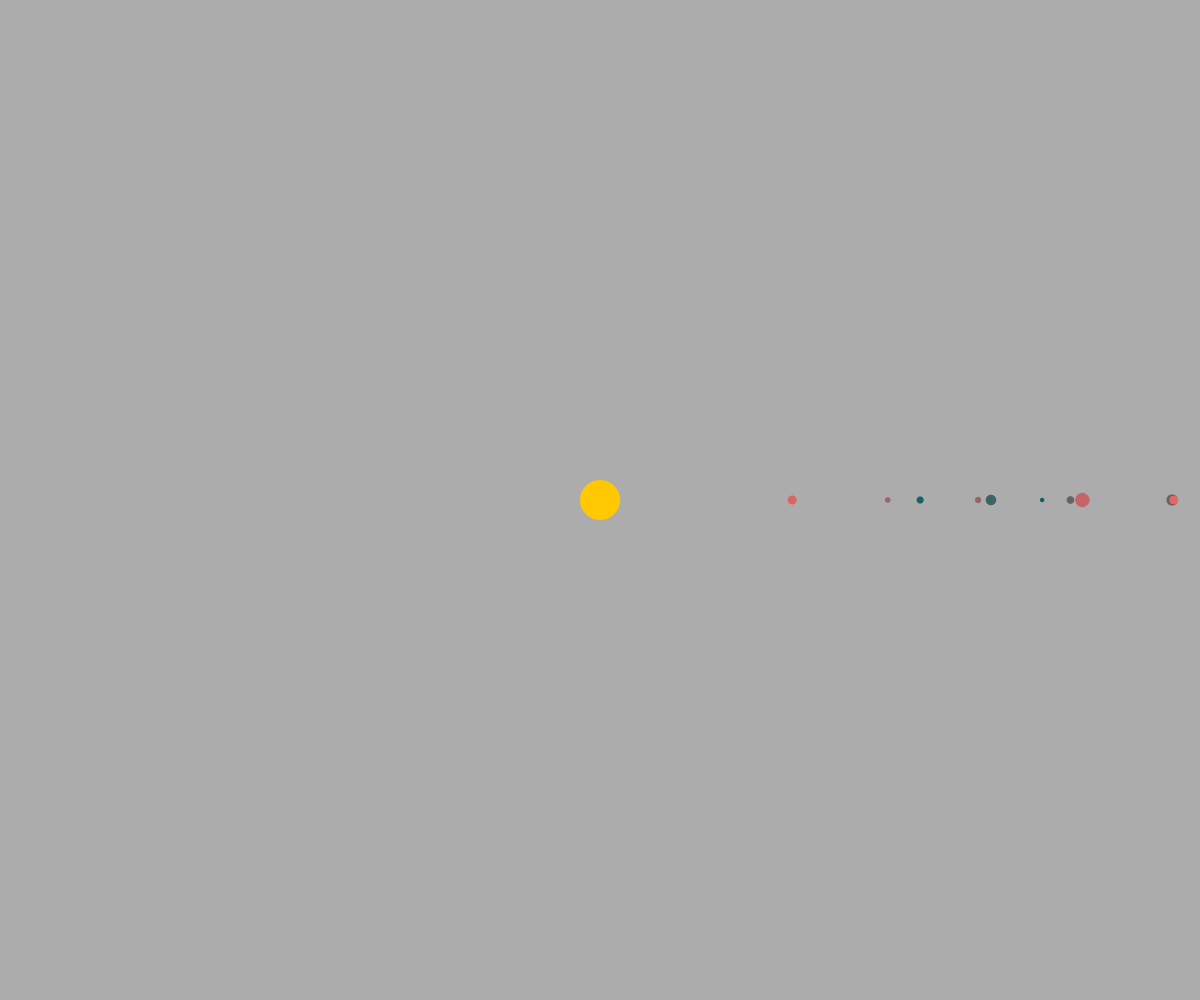
Frame 1 (no input)
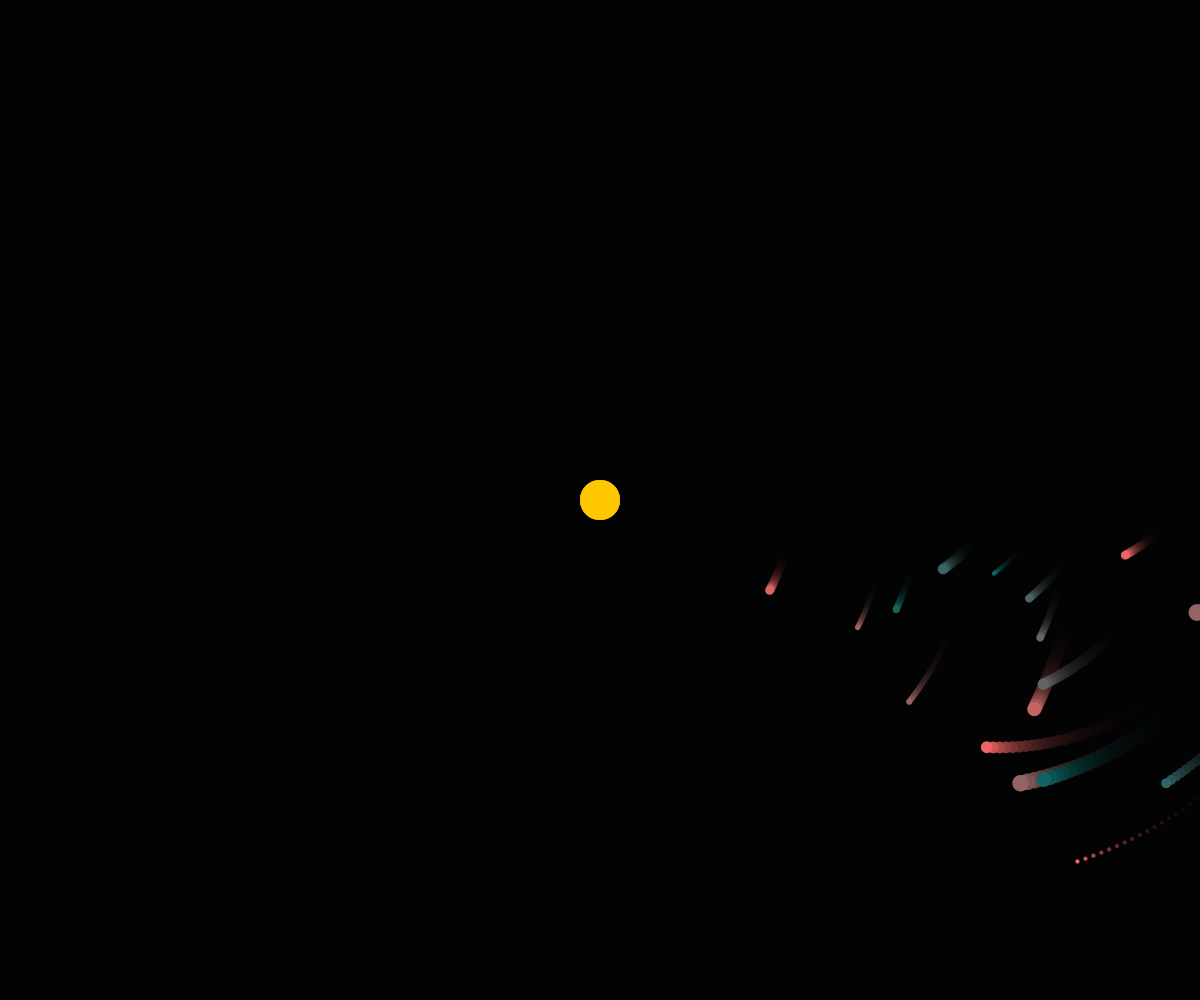
Frame 60 (the mouse pressed at the canvas centre just before this capture)
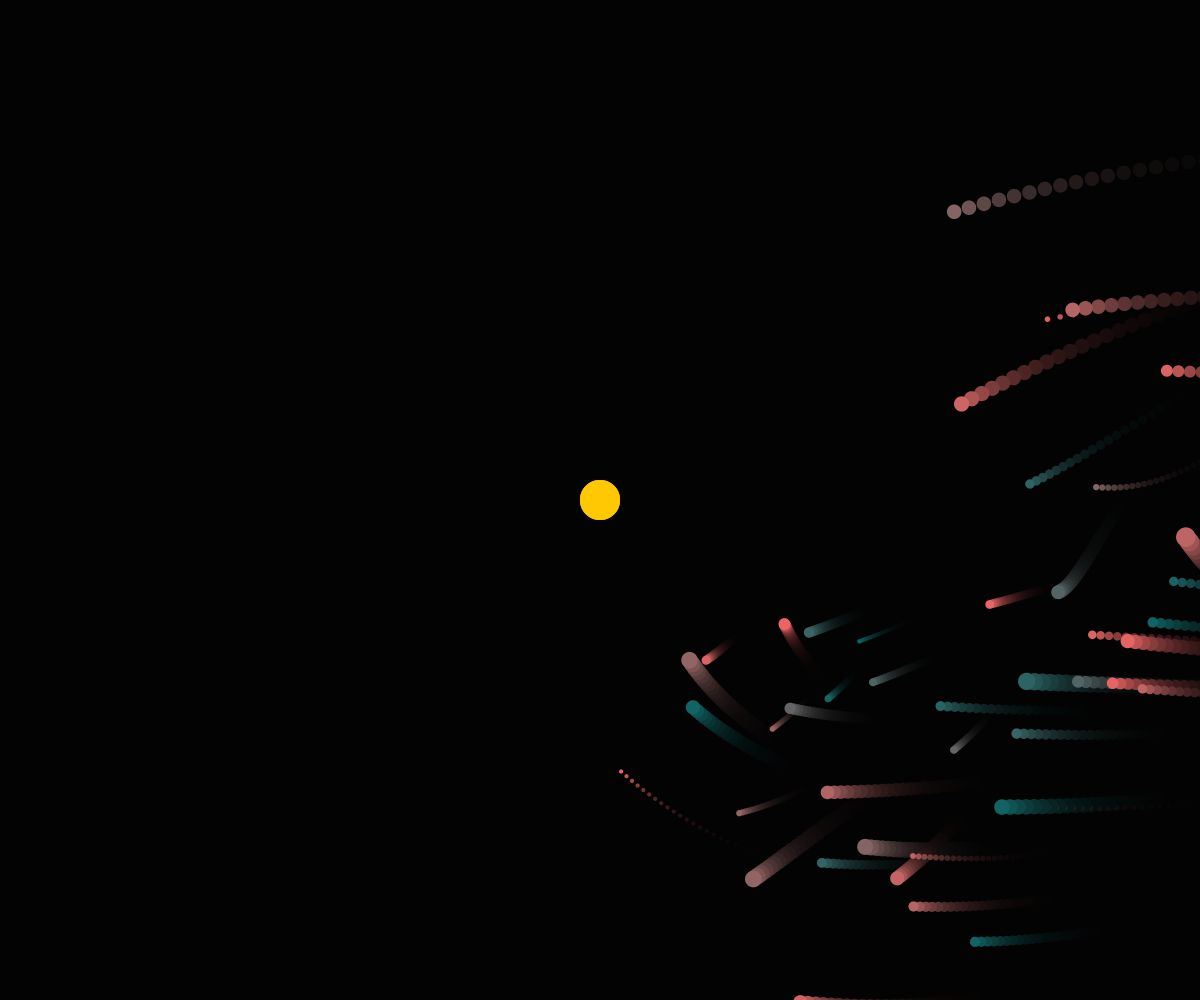
Frame 120 (the mouse held since frame 60 and released just before this capture)

The Processing sketch that drew these frames (run headless with seeded random() and noise(); from frame 60 on, the mouse is pressed at the canvas centre):

// Processing sketch: Object_Exercise_1
// ── Object_Exercise_1.pde

Planet sun;
int nGeneration = 3;

void setup()
{
  size(1200,1000);
  sun = new Planet(random(100,500));
  sun.dist = 0;
  sun.col = color(255,200,0);
  sun.size = 100;
  sun.nPlanet = floor(random(5));
  sun.makeMoons();
}

void draw()
{
  noStroke();
  fill(color(0,0,0,40));
  rect(0,0,width,height);
  translate(width/2,height/2);
  scale(0.4);
 
  sun.show();

}

// ── Planet.pde
class Planet
{
  float dist = 100;        //a property
  float angle = 0.0;
  float speed =  1.0;
  float size = 50.0;
  color col = color(255,255,255);
  
  Planet[] planet = new Planet[20];
  int nPlanet = 0;
  
  Planet(float _dist)      //a method
  {
    this.dist = _dist;
  }
  
  void makeMoons()
  {
    for(int i = 0; i < nPlanet; i = i + 1)
    {
      this.planet[i] = new Planet(random(100,500));
      this.planet[i].speed = random(-1.0,1.0);
      this.planet[i].col = color(random(255),100,100);
      this.planet[i].size = random(10,50);
      
      if(nGeneration > 0)
      {
        this.planet[i].nPlanet = floor(random(5));
        this.planet[i].makeMoons();
      }
    }
    nGeneration = nGeneration - 1;
  }
  
  void show()
  {
    pushMatrix();                             
      rotate(radians(this.angle));     
      translate(this.dist,0);
      noStroke();
      fill(this.col);
      circle(0,0,this.size);   
      
      for(int i = 0; i < nPlanet; i = i + 1)
      {
       this.planet[i].show(); 
      }
      
    popMatrix();
    this.angle = this.angle + this.speed;
  }
}
